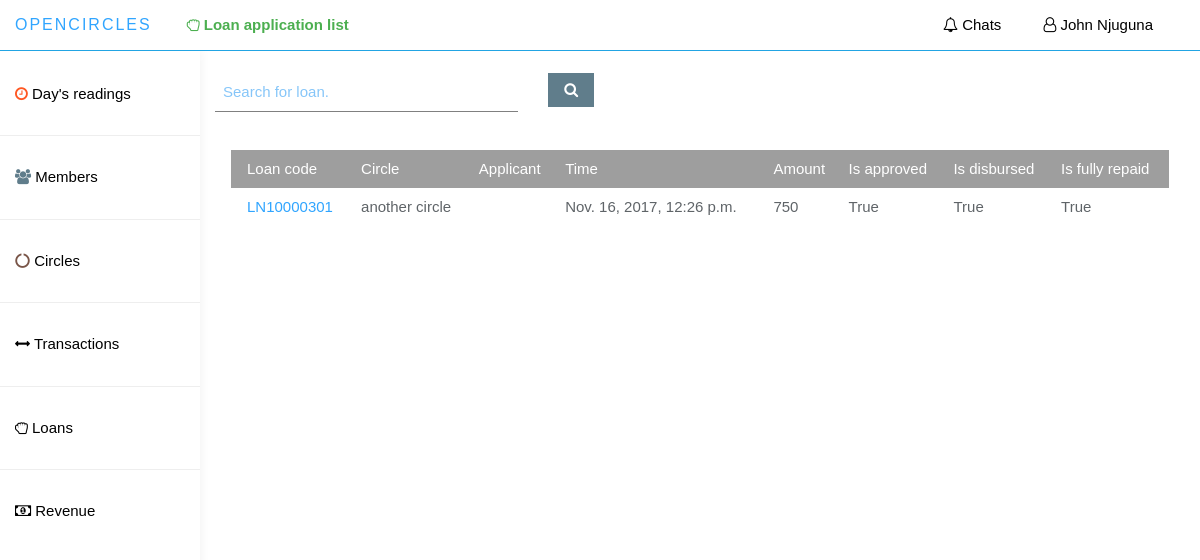
The page /app_admin/loan_applications (signed in) on the database its author committed.
### loan/models.py (models this page shows)
class LoanApplication(models.Model):
    loan_code = models.CharField(unique=True,max_length=20,default='LN0001')
    circle_member = models.ForeignKey(CircleMember, null=False)
    amount = models.IntegerField(null=False, blank=False, default=0)
    interest_rate = models.FloatField(null=False, blank=False, default=0.00)
    num_of_repayment_cycles = models.IntegerField(default=1)
    require_guarantors = models.BooleanField(default=False)
    time_of_application = models.DateTimeField(null=False, auto_now=True)
    is_approved = models.BooleanField(default=False)
    time_approved = models.DateTimeField(null=True)
    is_disbursed = models.BooleanField(default=False)
    time_disbursed = models.DateTimeField(null=True)
    other_info = models.TextField(max_length=10000, blank=True)
    is_fully_repaid = models.BooleanField(default=False)
    time_of_last_payment = models.DateTimeField(null=True)
    loan_tariff = models.ForeignKey(LoanTariff, null=True)
    class Meta:
        db_table = 'LoanApplication'

### circle/models.py (models this page shows)
class CircleMember(models.Model):
    circle = models.ForeignKey(Circle, null=False, blank=False)
    member = models.ForeignKey(Member, null=False, blank=False)
    allow_public_guarantees_request = models.BooleanField(default=True)
    time_joined = models.DateTimeField(null=False, auto_now=True)
    is_active = models.BooleanField(default=True)
    class Meta:
        db_table = 'CircleMember'
        unique_together = ("circle", "member")

class Circle(models.Model):
    circle_name = models.CharField(max_length=100,blank=False,unique=True)
    circle_type = models.CharField(max_length=10, blank=False, choices=CIRCLE_TYPE)
    circle_acc_number = models.CharField(max_length=10, blank=False, unique=True)
    initiated_by = models.ForeignKey(Member,null=False, blank=False)
    time_initiated = models.DateTimeField(auto_now=True)
    is_active = models.BooleanField(default=False)
    annual_interest_rate = models.DecimalField(max_digits=5, decimal_places=3, default=0.000)
    minimum_share = models.IntegerField(default=200)
    class Meta:
        db_table = 'Circle'

### app_admin/views.py (the view)
@login_required(login_url='app_admin:login_page')
def loan_applications(request):
    context = {
        'loans': loan_utils.LoanUtils.get_months_loans()
    }
    template = 'app_admin/loan_applications_list.html'
    return render(request, template, context)

### app_admin/loan_utils.py (called while the page is built)
    @staticmethod
    def get_months_loans():
        today = datetime.date.today()
        year = today.year
        month = today.month
        loan_objs = LoanApplication.objects.filter(time_of_application__year=year, time_of_application__month=month)\
            .order_by('-time_of_application')
        return loan_objs

### app_admin/templates/app_admin/loan_applications_list.html (shortened to what this page needs)
{% extends 'app_admin/base_dashboard.html' %}
{% load static %}
{% load humanize %}
{% block current_page %}
    <i class="fa fa-hand-grab-o"></i> Loan application list
{% endblock %}
{% block main_container %}
     <div class="col-sm-9 col-sm-offset-3 col-lg-10 col-lg-offset-2 main">
        <br>
        <form class="form-horizontal">
          <div class="form-group">
            <div class="col-lg-4 col-md-4 col-sm-4">
              <input type="text"
                class="w3-input w3-text-blue pull-right"
                id="loans-search-val"
                name="loans_search_val"
                placeholder="Search for loan.">
            </div>
            <div class="col-lg-2 col-md-2 col-sm-2">
              <a class="w3-btn w3-blue-gray pull-left" id="btn-search-loan">
                <i class="fa fa-search"></i>
              </a>
            </div>
          </div>
        </form>
        <br>
        <div class="w3-container">
            <table class="w3-table w3-striped">
                <thead class="w3-grey w3-text-white">
                    <tr>
                        <td>Loan code</td>
                        <td>Circle</td>
                        <td>Applicant</td>
                        <td>Time</td>
                        <td>Amount</td>
                        <td>Is approved</td>
                        <td>Is disbursed</td>
                        <td>Is fully repaid</td>
                    </tr>
                </thead>
                <tbody id="loans-table">
                    {% for obj in loans %}
                        <tr>
                            <td>
                                <a href="{% url 'app_admin:view_loan_application_details' loan_code=obj.loan_code %}">
                                    {{ obj.loan_code }}
                                </a>
                            </td>
                            <td>{{ obj.circle_member.circle.circle_name }}</td>
                            <td>
                            </td>
                            <td>{{ obj.time_of_application }}</td>
                            <td>{{ obj.amount|intcomma }}</td>
                            <td>{{ obj.is_approved }}</td>
                            <td>{{ obj.is_disbursed }}</td>
                            <td>{{ obj.is_fully_repaid }}</td>
                        </tr>
                    {% endfor %}
                </tbody>
            </table>
        </div>
     </div>
{% endblock %}

### app_admin/templates/app_admin/base_dashboard.html (shortened to what this page needs)
{% load staticfiles %}
{% load humanize %}
<!DOCTYPE html>
<html lang="en">
{% block head %}
  <head>
      <link rel="stylesheet" type="text/css" href="{% static 'app_admin/bootstrap/css/bootstrap.min.css' %}" />
      <link rel="stylesheet" type="text/css" href="{% static 'app_admin/font-awesome/css/font-awesome.min.css' %}" />
      <link rel="stylesheet" type="text/css" href="{% static 'app_admin/w3css/w3.css' %}" />
      <link rel="stylesheet" type="text/css" href="{% static 'app_admin/bootstrapdatetimepicker/bootstrap-datetimepicker.min.css' %}"/>
      <link rel="stylesheet" type="text/css" href="{% static 'app_admin/custom_css/styles.css' %}" >
  </head>
{% endblock %}
{% block body %}
    <body>
    <nav class="navbar navbar navbar-fixed-top w3-white border-bottom-blue" role="navigation">
        <div class="container-fluid">
          <div class="navbar-header">
            <a class="navbar-brand">
              <span>Opencircles</span>
            </a>
            <ul class="user-menu nav-tabs pull-left">
              <li>
                <a class="cursor-pointer w3-text-green">
                    <b>
                        {% block current_page %}{% endblock %}
                    </b>
                </a>
              </li>
            </ul>
            <ul class="user-menu nav-tabs">
              <li>
                <a class="cursor-pointer w3-text-black" href="{% url 'app_admin:chats' %}"><i class="fa fa-bell-o"></i> Chats </a>
              </li>
              <li class="dropdown pull-right">
                <a class="dropdown-toggle w3-text-black cursor-pointer" data-toggle="dropdown">
                  <i class="fa fa-user-o"></i> {{ request.user.first_name }} {{ request.user.last_name }}
                </a>
                </li>
              </ul>
          </div>
        </div>
	</nav>
  <div id="sidebar-collapse" class="col-sm-3 col-lg-2 sidebar">
  <ul class="nav menu">
    <li><br></li>
    <li>
      <a href="{% url 'app_admin:home' %}" class="w3-text-black">
        <i class="fa fa-clock-o w3-text-deep-orange"></i>
         Day's readings
      </a>
    </li>
    <li role="presentation" class="divider"></li>
    <li>
      <a href="{% url 'app_admin:members' %}" class="w3-text-black">
        <i class="fa fa-users w3-text-blue-gray"></i>
         Members
      </a>
    </li>
    <li role="presentation" class="divider"></li>
    <li>
      <a href="{% url 'app_admin:circles_list' %}" class="w3-text-black">
        <i class="fa fa-circle-o-notch w3-text-brown"></i>
         Circles
      </a>
    </li>
    <li role="presentation" class="divider"></li>
    <li class="parent ">
      <a data-toggle="collapse" data-target="#sub-item-1" class="w3-text-black" href="#">
          <i class="fa fa-arrows-h"></i>
            Transactions
      </a>
    </li>
    <li role="presentation" class="divider"></li>
    <li class="parent ">
      <a data-toggle="collapse" data-target="#loans-sub-items" class="w3-text-black" href="#">
          <i class="fa fa-hand-grab-o"></i>
            Loans
      </a>
    </li>
    <li role="presentation" class="divider"></li>
    <li class="parent ">
      <a data-toggle="collapse" data-target="#sub-item-2" class="w3-text-black" href="#">
          <i class="fa fa-money"></i>
            Revenue
      </a>
    </li>
  </ul>
  </div>
    {% block main_container %}{% endblock %}
    </body>
    {% endblock %}
</html>

### app_admin/static/app_admin/w3css/w3.css (style rules this page uses)
*,*:before,*:after { box-sizing:inherit }
html { -ms-text-size-adjust:100%;-webkit-text-size-adjust:100% }
body { margin:0 }
article,aside,details,figcaption,figure,footer,header,main,menu,nav,section,summary { display:block }
a { background-color:transparent;-webkit-text-decoration-skip:objects }
button,input,select,textarea { font:inherit;margin:0 }
button,input { overflow:visible }
html,body { font-family:Verdana,sans-serif;font-size:15px;line-height:1.5 }
html { overflow-x:hidden }
a { color:inherit }
.w3-table,.w3-table-all { border-collapse:collapse;border-spacing:0;width:100%;display:table }
.w3-table td,.w3-table th,.w3-table-all td,.w3-table-all th { padding:8px 8px;display:table-cell;text-align:left;vertical-align:top }
.w3-table th:first-child,.w3-table td:first-child,.w3-table-all th:first-child,.w3-table-all td:first-child { padding-left:16px }
.w3-btn,.w3-btn-block { border:none;display:inline-block;outline:0;padding:6px 16px;vertical-align:middle;overflow:hidden;text-decoration:none!important;color:#fff;background-color:#000;text-align:center;cursor:pointer;white-space:nowrap }
.w3-btn,.w3-btn-floating,.w3-btn-floating-large,.w3-closenav,.w3-opennav,.w3-btn-block { -webkit-touch-callout:none;-webkit-user-select:none;-khtml-user-select:none;-moz-user-select:none;-ms-user-select:none;user-select:none }
.w3-btn,.w3-btn-floating,.w3-dropnav a,.w3-btn-floating-large,.w3-btn-block, .w3-navbar a,.w3-sidenav a,.w3-pagination li a,.w3-hoverable tbody tr,.w3-hoverable li, .w3-accordion-content a,.w3-dropdown-content a,.w3-dropdown-click:hover,.w3-dropdown-hover:hover,.w3-opennav,.w3-closenav,.w3-closebtn,*[class*="w3-hover-"] { -webkit-transition:background-color .25s,color .15s,box-shadow .25s,opacity 0.25s,filter 0.25s,border 0.15s;transition:background-color .25s,color .15s,box-shadow .15s,opacity .25s,filter .25s,border .15s }
.w3-input { padding:8px;display:block;border:none;border-bottom:1px solid #808080;width:100% }
.w3-container:after,.w3-panel:after,.w3-row:after,.w3-row-padding:after,.w3-topnav:after,.w3-clear:after,.w3-btn-group:before,.w3-btn-group:after,.w3-btn-bar:before,.w3-btn-bar:after { content:"";display:table;clear:both }
.w3-container { padding:0.01em 16px }
.w3-blue-grey,.w3-hover-blue-grey:hover,.w3-blue-gray,.w3-hover-blue-gray:hover { color:#fff!important;background-color:#607d8b!important }
.w3-white,.w3-hover-white:hover { color:#000!important;background-color:#fff!important }
.w3-grey,.w3-hover-grey:hover,.w3-gray,.w3-hover-gray:hover { color:#000!important;background-color:#9e9e9e!important }
.w3-text-blue,.w3-hover-text-blue:hover { color:#2196F3!important }
.w3-text-brown,.w3-hover-text-brown:hover { color:#795548!important }
.w3-text-blue-grey,.w3-hover-text-blue-grey:hover,.w3-text-blue-gray,.w3-hover-text-blue-gray:hover { color:#607d8b!important }
.w3-text-green,.w3-hover-text-green:hover { color:#4CAF50!important }
.w3-text-deep-orange,.w3-hover-text-deep-orange:hover { color:#ff5722!important }
.w3-text-white,.w3-hover-text-white:hover { color:#fff!important }
.w3-text-black,.w3-hover-text-black:hover { color:#000!important }

### app_admin/static/app_admin/custom_css/styles.css (style rules this page uses)
body { top: 90px; margin-bottom: 50px; background: #FFFFFF; padding-top: 50px; color: #5f6468; }
a, a:hover, a:focus { color: #30a5ff; }
.navbar-header .navbar-brand { color: #fff; font-size: 16px; text-transform: uppercase; font-weight: 500; letter-spacing: 2px; }
.navbar-header .navbar-brand span { color: #30a5ff; }
.nav-tabs { background: #e9ecf2; border: 0; }
.nav-tabs li a, .nav-tabs li a:hover, .nav-tabs li.active a, .nav-tabs li.active a:hover { border: 0; padding: 15px 20px; }
.navbar { border: 0; }
.user-menu { display: inline-block; margin-top: 14px; margin-right: 10px; float: right; list-style: none; padding: 0; }
.user-menu a { color: #fff; }
.sidebar { display: block; background-color: #fff; padding: 0; display: none; }
@media (min-width: 768px) { .sidebar { display: block; position: fixed; top: 50px; bottom: 0; left: 0; z-index: 1000; display: block; margin: 0; padding: 0; overflow-x: hidden; overflow-y: auto; background-color: #fff; box-shadow: 1px 0px 10px rgba(0, 0, 0, .05); } }
@media (min-width: 768px) { .navbar-header { width: 100%; } }
.sidebar ul.nav li.divider { border-bottom: 1px solid #eee; margin: 20px 0; }
.nav-tabs { background: #ffffff; }
.border-bottom-blue { border-bottom: 1px solid #22A4E3; }
.cursor-pointer { cursor: pointer; }

### rows shown on the page
LoanApplication: loan_code "LN10000301", circle_member.circle.circle_name "another circle", time_of_application "Nov. 16, 2017, 12:26 p.m.", amount "750", is_approved "True", is_disbursed "True", is_fully_repaid "True"

### other values the page prints
{{ request.user.first_name }} "John"
{{ request.user.last_name }} "Njuguna"
